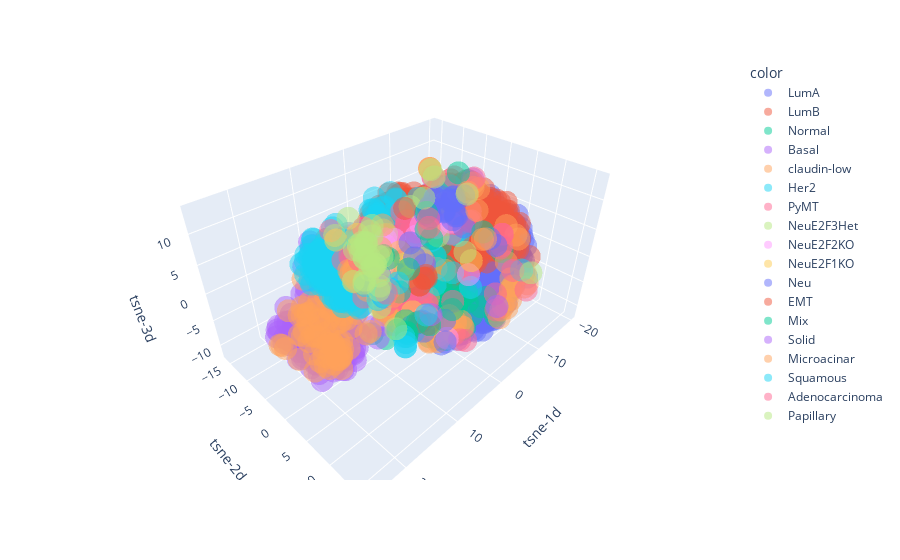

The notebook cell this image was saved under:
### Code cell
import plotly.express as px
#df = px.data.iris()
fig = px.scatter_3d(df, x='tsne-1d', y='tsne-2d', z='tsne-3d',
              color=species, opacity=0.5)
fig.show()

### Figure 1 — Plotly figure (JSON) as saved in the notebook; plotly's stock layout.template omitted (floating-point values rounded to 4 significant figures; data arrays with more than 128 entries replaced by an {"elided": "..."} marker saying what was removed)
{"data": [{"hovertemplate": "color=LumA<br>tsne-1d=%{x}<br>tsne-2d=%{y}<br>tsne-3d=%{z}<extra></extra>", "legendgroup": "LumA", "marker": {"color": "#636efa", "opacity": 0.5, "symbol": "circle"}, "mode": "markers", "name": "LumA", "scene": "scene", "showlegend": true, "type": "scatter3d", "x": {"elided": "675 float values"}, "y": {"elided": "675 float values"}, "z": {"elided": "675 float values"}}, {"hovertemplate": "color=LumB<br>tsne-1d=%{x}<br>tsne-2d=%{y}<br>tsne-3d=%{z}<extra></extra>", "legendgroup": "LumB", "marker": {"color": "#EF553B", "opacity": 0.5, "symbol": "circle"}, "mode": "markers", "name": "LumB", "scene": "scene", "showlegend": true, "type": "scatter3d", "x": {"elided": "460 float values"}, "y": {"elided": "460 float values"}, "z": {"elided": "460 float values"}}, {"hovertemplate": "color=Normal<br>tsne-1d=%{x}<br>tsne-2d=%{y}<br>tsne-3d=%{z}<extra></extra>", "legendgroup": "Normal", "marker": {"color": "#00cc96", "opacity": 0.5, "symbol": "circle"}, "mode": "markers", "name": "Normal", "scene": "scene", "showlegend": true, "type": "scatter3d", "x": {"elided": "140 float values"}, "y": {"elided": "140 float values"}, "z": {"elided": "140 float values"}}, {"hovertemplate": "color=Basal<br>tsne-1d=%{x}<br>tsne-2d=%{y}<br>tsne-3d=%{z}<extra></extra>", "legendgroup": "Basal", "marker": {"color": "#ab63fa", "opacity": 0.5, "symbol": "circle"}, "mode": "markers", "name": "Basal", "scene": "scene", "showlegend": true, "type": "scatter3d", "x": {"elided": "199 float values"}, "y": {"elided": "199 float values"}, "z": {"elided": "199 float values"}}, {"hovertemplate": "color=claudin-low<br>tsne-1d=%{x}<br>tsne-2d=%{y}<br>tsne-3d=%{z}<extra></extra>", "legendgroup": "claudin-low", "marker": {"color": "#FFA15A", "opacity": 0.5, "symbol": "circle"}, "mode": "markers", "name": "claudin-low", "scene": "scene", "showlegend": true, "type": "scatter3d", "x": {"elided": "199 float values"}, "y": {"elided": "199 float values"}, "z": {"elided": "199 float values"}}, {"hovertemplate": "color=Her2<br>tsne-1d=%{x}<br>tsne-2d=%{y}<br>tsne-3d=%{z}<extra></extra>", "legendgroup": "Her2", "marker": {"color": "#19d3f3", "opacity": 0.5, "symbol": "circle"}, "mode": "markers", "name": "Her2", "scene": "scene", "showlegend": true, "type": "scatter3d", "x": {"elided": "218 float values"}, "y": {"elided": "218 float values"}, "z": {"elided": "218 float values"}}, {"hovertemplate": "color=PyMT<br>tsne-1d=%{x}<br>tsne-2d=%{y}<br>tsne-3d=%{z}<extra></extra>", "legendgroup": "PyMT", "marker": {"color": "#FF6692", "opacity": 0.5, "symbol": "circle"}, "mode": "markers", "name": "PyMT", "scene": "scene", "showlegend": true, "type": "scatter3d", "x": [9.926, 10.57, 8.625, -4.77, 5.679, 3.797, -3.355, 2.773, -3.305, -2.901, -0.8546, -3.652, -6.042, -1.967, -5.153, 2.853, -10.64, -3.727, -2.77, -2.604, -4.294, -2.674, -3.439, -6.951, -0.5897, -2.503, -9.229, -0.361, 8.05, 5.409, 5.851, 6.761, 2.245, -5.816, 0.05189, -9.273, -5.149, -4.987, 0.7929, 1.918, 3.422, 10.14, 5.853, -1.179, 8.429, 9.245, 6.982, -0.3837, 1.235, -3.801, -2.516, -3.712, -1.126, 1.068, -1.358, -3.015, -8.371, -5.166, -2.174, 6.802, 1.705, -5.356, -16.02, 1.677, -2.079, 2.768, -6.662, -3.496, -3.209, -0.6326, -3.731, 0.8918, -1.547, -2.267, -8.239, -10.42, -0.1406, -4.855, -0.3226, 9.601], "y": [-4.458, -5.275, -3.084, -3.927, -0.4868, -9.53, 2.014, 2.552, -4.099, 6.441, -3.682, 12.16, 12.59, -1.778, 10.64, -1.294, -2.962, -3.019, 3.466, -5.025, 2.106, 1.303, -15.14, 9.41, 0.9797, -14.83, 13.46, -13.62, -3.785, -1.899, -2.668, -0.7049, -8.288, -11.26, 6.857, -14.35, 10.64, 10.87, -1.282, -7.827, -7.901, 4.442, -14.3, -2.336, -2.949, -4.091, -5.324, -13.57, -8.641, -15.24, 4.343, -8.843, 4.509, 9.472, 5.322, -8.506, -5.514, 0.556, -4.323, -3.717, -1.356, -10.92, -3.143, -1.437, -5.002, -8.206, 3.7, -4.495, 6.605, -4.601, -5.424, 10.45, 5.799, 1.259, -5.254, 7.362, 1.579, -3.736, -2.083, -4.448], "z": [4.592, 3.851, 4.483, -3.454, -3.304, -9.086, 7.063, 4.638, 3.107, 9.535, 6.36, -3.529, 2.693, -8.131, 8.278, 0.4699, 10.62, 3.429, 6.28, -11.79, 7.8, 6.873, -3.835, 4.633, -7.019, -3.797, -2.118, 1.151, 0.9803, 7.298, 7.198, -3.959, -0.5218, -3.468, -2.801, -6.027, 8.288, 6.557, 4.409, -5.792, 1.079, 2.584, 2.997, -5.402, 4.647, 4.414, 3.477, 1.161, -6.85, -3.873, 9.288, -4.823, 9.848, -8.179, 9.35, -4.317, 10.7, 9.355, -11.47, 5.708, 7.267, -1.779, 8.604, 7.36, -11.31, -7.181, 8.606, 3.024, 9.559, 7.649, 3.302, -7.775, 9.388, 7.095, 10.52, -6.863, -6.507, -2.965, -5.987, 4.266]}, {"hovertemplate": "color=NeuE2F3Het<br>tsne-1d=%{x}<br>tsne-2d=%{y}<br>tsne-3d=%{z}<extra></extra>", "legendgroup": "NeuE2F3Het", "marker": {"color": "#B6E880", "opacity": 0.5, "symbol": "circle"}, "mode": "markers", "name": "NeuE2F3Het", "scene": "scene", "showlegend": true, "type": "scatter3d", "x": [1.569, -4.879, -5.627, 2.287, 2.577, 8.33, 2.074, -0.7525, -1.457, 5.373, -3.047, 3.14, 8.017, -1.211, -2.687], "y": [-8.519, 0.2334, -13.67, -7.614, -6.388, -9.848, -7.446, -10.65, -11.17, -2.259, 0.7265, -13.02, 4.846, -3.385, -2.198], "z": [-9.951, 9.426, -2.35, 1.322, -7.804, 5.072, -11.1, -3.389, -6.756, 7.941, 4.651, 4.67, 6.916, 8.776, -0.7183]}, {"hovertemplate": "color=NeuE2F2KO<br>tsne-1d=%{x}<br>tsne-2d=%{y}<br>tsne-3d=%{z}<extra></extra>", "legendgroup": "NeuE2F2KO", "marker": {"color": "#FF97FF", "opacity": 0.5, "symbol": "circle"}, "mode": "markers", "name": "NeuE2F2KO", "scene": "scene", "showlegend": true, "type": "scatter3d", "x": [-3.281, -1.254, -1.334, -6.2, -3.471, 4.145, -1.38, -0.4309, 1.825, -0.6947, 0.3524, 1.792, 0.04871, 1.557, 3.216], "y": [-12.44, -1.115, 8.298, -14.62, -12.42, -3.319, -12.51, -10.96, -3.756, 0.5869, -0.5495, 7.072, -14.06, 4.376, 8.796], "z": [-6.883, 6.479, 2.144, -4.001, -7.372, 4.418, -5.973, -8.474, 4.185, -9.927, 5.538, 11.57, -6.535, 9.564, -6.887]}, {"hovertemplate": "color=NeuE2F1KO<br>tsne-1d=%{x}<br>tsne-2d=%{y}<br>tsne-3d=%{z}<extra></extra>", "legendgroup": "NeuE2F1KO", "marker": {"color": "#FECB52", "opacity": 0.5, "symbol": "circle"}, "mode": "markers", "name": "NeuE2F1KO", "scene": "scene", "showlegend": true, "type": "scatter3d", "x": [4.041, -5.196, 0.5517, -0.1125, 4.584, 2.19, 2.985, -4.757, -1.468, 0.04058, -1.926, -7.354, -6.375, 9.646, 8.972], "y": [-11.55, 5.737, 2.846, -9.858, 1.186, 0.5679, -11.15, -2.896, -9.447, -14.06, -4.282, -12.2, -7.79, -7.854, 1.372], "z": [-4.62, 1.496, -8.148, -8.152, -7.509, -7.263, 2.433, 3.901, -5.602, -6.496, -4.98, -6.232, -5.267, 5.713, 0.9969]}, {"hovertemplate": "color=Neu<br>tsne-1d=%{x}<br>tsne-2d=%{y}<br>tsne-3d=%{z}<extra></extra>", "legendgroup": "Neu", "marker": {"color": "#636efa", "opacity": 0.5, "symbol": "circle"}, "mode": "markers", "name": "Neu", "scene": "scene", "showlegend": true, "type": "scatter3d", "x": [1.767, 4.366, 3.019, -2.568, 0.6492, -0.09623, 6.021, 2.167, 10.44, -0.4497, -0.1814, -8.104, -7.526, -6.215, 0.2793, -3.665, 0.2679, -2.118, -1.786, 0.5132, -2.455, -0.8091, -1.28, 0.7269, 1.397, -0.5778, -1.088, -0.9016, -0.9882, -1.244, 0.525, -1.213, 0.07634, -0.5193, 0.5433, -0.9521], "y": [2.556, 5.087, 8.289, -1.518, 1.25, -9.66, 4.096, -6.328, 3.578, 5.063, 1.688, 7.87, 7.059, -7.21, -1.92, 4.586, 1.686, 4.288, 4.108, 6.975, 3.41, 3.508, 6.864, 6.915, 7.007, 3.705, 4.777, 1.729, 1.842, 4.893, 2.215, 2.435, 1.608, 4.501, 6.719, 3.597], "z": [2.57, -7.142, -8.134, 7.745, -9.768, -6.609, -5.773, -8.155, 3.204, -7.903, 9.486, 3.883, 4.964, -4.6, 3.705, 12.56, 10.94, 12.25, 12.15, 11.99, 11.88, 11.13, 9.501, 12.0, 11.75, 10.86, 13.35, 12.07, 12.12, 13.39, 11.66, 12.5, 10.66, 13.03, 12.2, 10.83]}, {"hovertemplate": "color=EMT<br>tsne-1d=%{x}<br>tsne-2d=%{y}<br>tsne-3d=%{z}<extra></extra>", "legendgroup": "EMT", "marker": {"color": "#EF553B", "opacity": 0.5, "symbol": "circle"}, "mode": "markers", "name": "EMT", "scene": "scene", "showlegend": true, "type": "scatter3d", "x": [-0.07972, -9.085, -7.196, 1.108, -8.464, -7.199, -8.475, -0.5613, -8.739], "y": [1.975, -6.957, -6.867, 1.132, -6.954, -6.872, -7.013, -3.9, -6.749], "z": [-10.37, -10.29, -10.89, -9.687, -10.04, -10.9, -10.18, 8.53, -9.469]}, {"hovertemplate": "color=Mix<br>tsne-1d=%{x}<br>tsne-2d=%{y}<br>tsne-3d=%{z}<extra></extra>", "legendgroup": "Mix", "marker": {"color": "#00cc96", "opacity": 0.5, "symbol": "circle"}, "mode": "markers", "name": "Mix", "scene": "scene", "showlegend": true, "type": "scatter3d", "x": [8.897, 5.823, -3.721, -3.853, -0.2107, -1.035, 8.755, 6.968, -0.3748, 9.37, 4.422, -11.55, 6.422, -6.368, -0.9866, 2.849, -4.47, 9.512], "y": [5.896, 5.012, -6.238, -12.75, 2.17, 1.262, 5.957, 2.579, 0.7367, 4.665, 1.241, -2.93, -0.1714, 6.51, 0.1329, -11.96, 3.257, 6.603], "z": [-3.847, -4.623, -5.302, -5.625, -10.53, 5.314, -4.193, 0.4433, 6.952, -3.945, -7.365, 11.05, 4.63, 6.39, 9.245, -5.676, -9.152, -3.858]}, {"hovertemplate": "color=Solid<br>tsne-1d=%{x}<br>tsne-2d=%{y}<br>tsne-3d=%{z}<extra></extra>", "legendgroup": "Solid", "marker": {"color": "#ab63fa", "opacity": 0.5, "symbol": "circle"}, "mode": "markers", "name": "Solid", "scene": "scene", "showlegend": true, "type": "scatter3d", "x": [-2.105, -0.7867, 0.5181, -3.928, -0.2532], "y": [0.6835, -9.094, -9.056, 12.07, -11.97], "z": [-10.37, -9.128, -8.526, -3.056, -8.454]}, {"hovertemplate": "color=Microacinar<br>tsne-1d=%{x}<br>tsne-2d=%{y}<br>tsne-3d=%{z}<extra></extra>", "legendgroup": "Microacinar", "marker": {"color": "#FFA15A", "opacity": 0.5, "symbol": "circle"}, "mode": "markers", "name": "Microacinar", "scene": "scene", "showlegend": true, "type": "scatter3d", "x": [1.395, 3.082, -9.893, -0.4226, -0.71, 1.758, -9.823, 2.74, 3.379, 4.046, -6.852, -7.071, 2.726, -0.8302, 5.244, -7.289, -9.844, 3.676, 0.6194, 3.563, -2.214, -8.835, -1.023], "y": [-11.41, -12.77, -7.596, -8.727, -15.77, -10.57, -7.501, -13.02, -12.41, -12.34, 6.217, 6.598, -12.33, -7.129, -2.49, 4.428, -7.542, -13.28, -7.879, -12.77, -11.51, 1.27, -8.493], "z": [-9.93, -7.876, 10.83, -10.68, -3.908, -7.514, 10.89, -5.361, -6.769, -5.56, 4.765, 4.93, -7.778, -10.11, 8.618, 8.805, 10.86, -5.39, -8.578, -5.466, -2.764, 10.11, -9.557]}, {"hovertemplate": "color=Squamous<br>tsne-1d=%{x}<br>tsne-2d=%{y}<br>tsne-3d=%{z}<extra></extra>", "legendgroup": "Squamous", "marker": {"color": "#19d3f3", "opacity": 0.5, "symbol": "circle"}, "mode": "markers", "name": "Squamous", "scene": "scene", "showlegend": true, "type": "scatter3d", "x": [1.48, -1.178, 9.049, 10.91, 2.846, 10.36, 10.94, 0.2641, 9.033, 0.9587], "y": [-11.77, 0.4314, 5.524, 7.764, -1.98, 7.287, 7.78, -8.674, 1.708, -9.146], "z": [-9.037, -10.03, -4.87, -4.096, -2.567, -4.01, -4.101, -10.34, 0.8877, -10.96]}, {"hovertemplate": "color=Adenocarcinoma<br>tsne-1d=%{x}<br>tsne-2d=%{y}<br>tsne-3d=%{z}<extra></extra>", "legendgroup": "Adenocarcinoma", "marker": {"color": "#FF6692", "opacity": 0.5, "symbol": "circle"}, "mode": "markers", "name": "Adenocarcinoma", "scene": "scene", "showlegend": true, "type": "scatter3d", "x": [0.8218, 0.01524, -0.1823, 0.8417, -0.894], "y": [-7.044, 1.494, -14.35, -13.72, 0.8184], "z": [-8.487, 9.167, -3.855, -4.836, 7.08]}, {"hovertemplate": "color=Papillary<br>tsne-1d=%{x}<br>tsne-2d=%{y}<br>tsne-3d=%{z}<extra></extra>", "legendgroup": "Papillary", "marker": {"color": "#B6E880", "opacity": 0.5, "symbol": "circle"}, "mode": "markers", "name": "Papillary", "scene": "scene", "showlegend": true, "type": "scatter3d", "x": [3.145, -1.369, -8.629, -2.943, 1.231, -9.106, 0.5486, 0.3992, 3.143, -4.302, -0.2905, 0.1136, -4.218, 0.4059, -0.617, -1.59, 1.031, -1.709, -0.7886, -3.204, -0.502, 0.02295, 2.72, -5.973, -0.05623, -0.6215, 0.4241, -11.17, 1.24, -2.488, 9.473, 6.783, -2.575, -3.473, -0.364], "y": [-12.96, -14.49, 14.07, -15.09, -12.18, -6.653, -10.69, -12.95, -8.27, -15.96, -14.3, -15.91, 4.762, -12.95, -11.19, -15.86, -8.756, -14.99, -11.58, -2.509, -12.72, -14.33, -10.62, 3.834, -14.92, -13.35, -10.55, -7.679, -8.272, -14.03, 4.364, -1.761, -12.64, -12.66, -13.26], "z": [-7.846, -2.737, 1.715, -1.099, -8.141, 11.18, -4.792, -4.274, -3.136, -0.9027, -3.254, -4.013, 12.67, -4.285, -5.206, -3.248, -8.643, -2.864, -5.433, 9.787, -4.268, -3.665, -7.246, 1.779, -2.713, -1.808, -4.936, 8.923, -5.243, -1.48, -3.864, -0.9672, -5.009, -5.714, -4.071]}], "layout": {"legend": {"title": {"text": "color"}, "tracegroupgap": 0}, "margin": {"t": 60}, "scene": {"domain": {"x": [0, 1], "y": [0, 1]}, "xaxis": {"title": {"text": "tsne-1d"}}, "yaxis": {"title": {"text": "tsne-2d"}}, "zaxis": {"title": {"text": "tsne-3d"}}}}}
